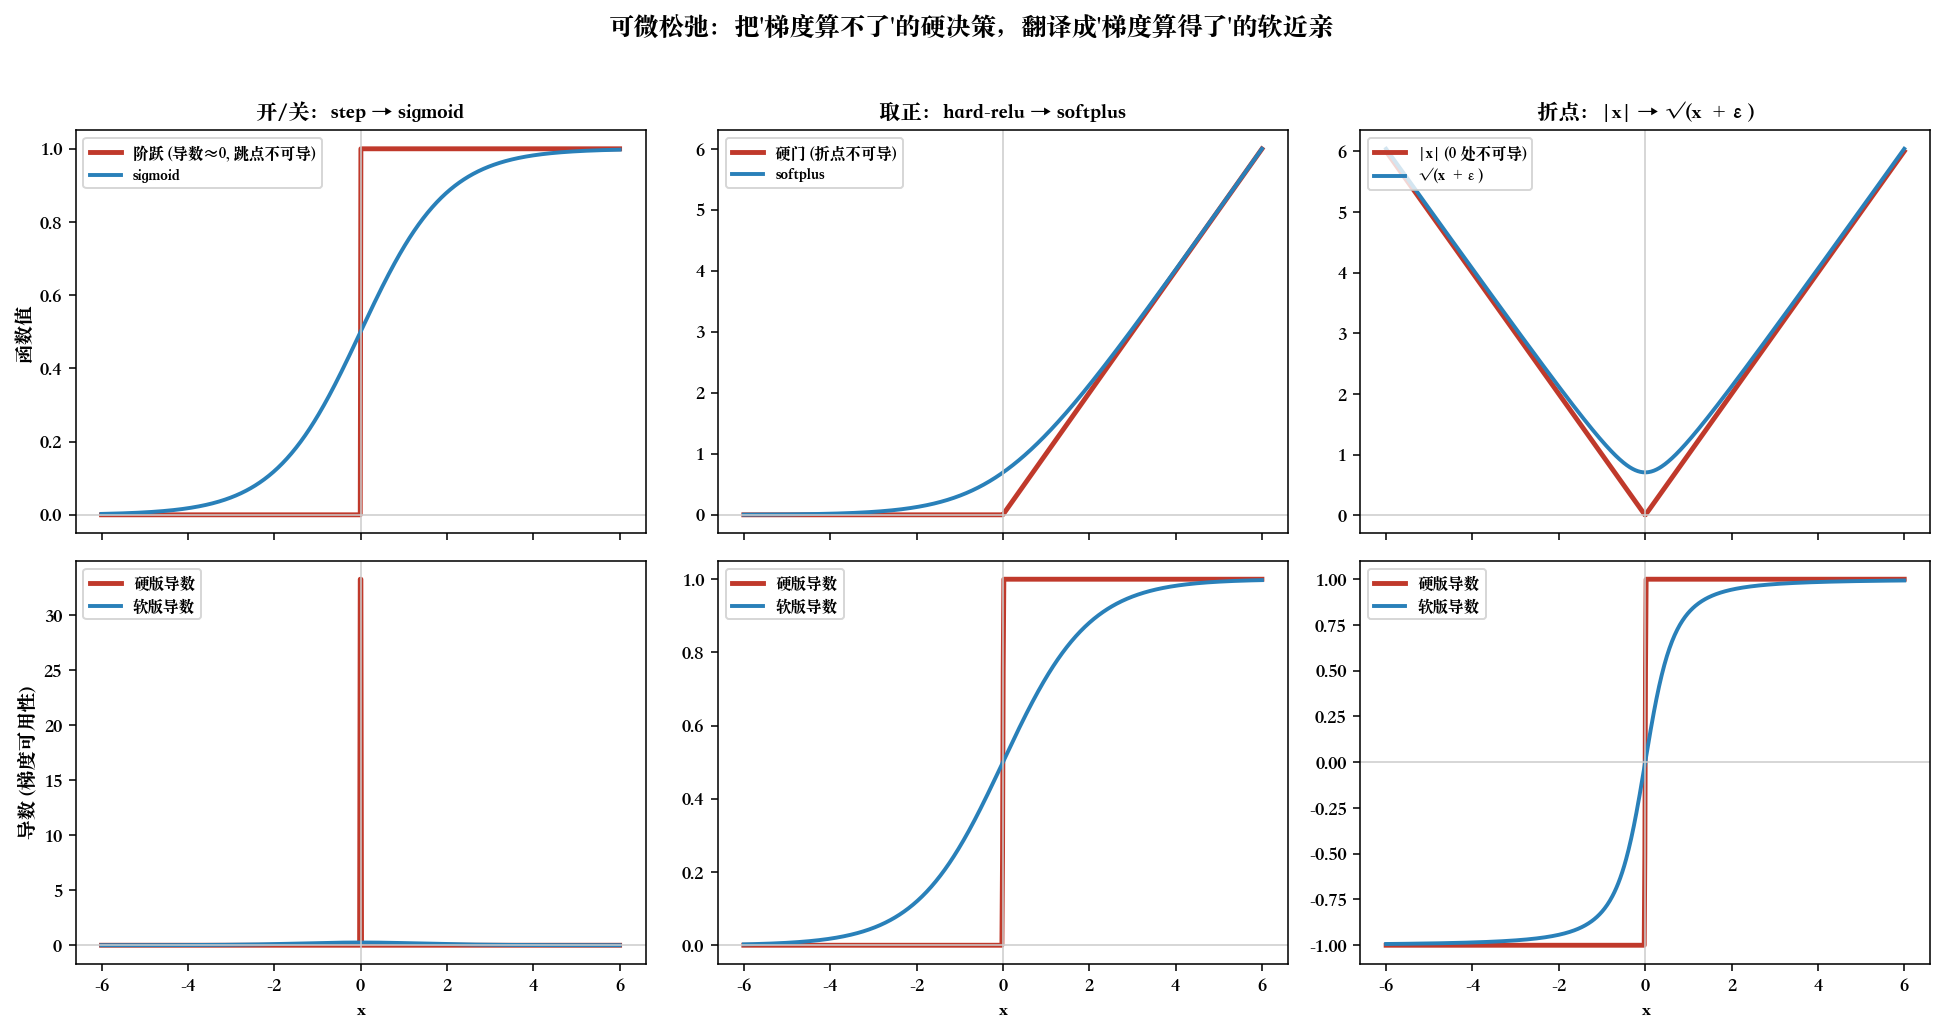

Recreate this plot in Python.
"""differentiable_relaxations.py
================================================================================
Chapter 0.96.4 · 可微松弛全家福

softmax 只是一个母题的一个实例。母题是：
    把一个离散 / 不连续的决策，换成它的可微松弛，好让梯度这台计算机继续跑。

三组"硬 vs 软"并排，每组画出函数本身与它的导数：
  1. 开/关 :  阶跃 step      → sigmoid          (McCulloch-Pitts 1943 阈值神经元 → 可微)
  2. 取正   :  硬门 hard-relu → softplus log(1+eˣ)
  3. 折点   :  |x| 绝对值     → 平滑 √(x²+ε)     (呼应 Chapter 0.5.1：为什么用平方不用绝对值)

硬版本的导数要么处处为 0、要么在折点不存在；软版本处处有良定义的梯度。
这就是"连续性/可微性是让梯度下降能跑的工程前提"的图像证明。

运行：  python ch00_96_computability/differentiable_relaxations.py
================================================================================
"""

import numpy as np
import matplotlib.pyplot as plt


def main():
    x = np.linspace(-6, 6, 800)
    dx = x[1] - x[0]

    def numgrad(y):                        # 数值导数（中心差分），用来画"梯度"
        g = np.gradient(y, dx)
        return g

    # 三组硬 / 软 -----------------------------------------------------------
    step = (x > 0).astype(float)
    sigmoid = 1 / (1 + np.exp(-x))

    hard_relu = np.maximum(0, x)
    softplus = np.log1p(np.exp(-np.abs(x))) + np.maximum(x, 0)   # 稳定版 log(1+eˣ)

    absx = np.abs(x)
    smooth_abs = np.sqrt(x**2 + 0.5)

    groups = [
        ("开/关：step → sigmoid", step, sigmoid, "阶跃 (导数≈0, 跳点不可导)", "sigmoid"),
        ("取正：hard-relu → softplus", hard_relu, softplus, "硬门 (折点不可导)", "softplus"),
        ("折点：|x| → √(x²+ε)", absx, smooth_abs, "|x| (0 处不可导)", "√(x²+ε)"),
    ]

    fig, axes = plt.subplots(2, 3, figsize=(14, 7.5), sharex=True)

    for j, (title, hard, soft, hlbl, slbl) in enumerate(groups):
        # 上排：函数值
        ax = axes[0, j]
        ax.plot(x, hard, color="#c0392b", lw=2.5, label=hlbl)
        ax.plot(x, soft, color="#2980b9", lw=2, label=slbl)
        ax.set_title(title, fontweight="bold", fontsize=11)
        ax.legend(fontsize=8, loc="upper left")
        ax.axhline(0, color="#ccc", lw=0.8)
        ax.axvline(0, color="#ccc", lw=0.8)
        if j == 0:
            ax.set_ylabel("函数值")

        # 下排：导数（梯度）
        ax = axes[1, j]
        ax.plot(x, numgrad(hard), color="#c0392b", lw=2.5, label="硬版导数")
        ax.plot(x, numgrad(soft), color="#2980b9", lw=2, label="软版导数")
        ax.axhline(0, color="#ccc", lw=0.8)
        ax.axvline(0, color="#ccc", lw=0.8)
        ax.set_xlabel("x")
        ax.legend(fontsize=8, loc="upper left")
        if j == 0:
            ax.set_ylabel("导数 (梯度可用性)")

    fig.suptitle(
        "可微松弛：把'梯度算不了'的硬决策，翻译成'梯度算得了'的软近亲",
        fontsize=13, fontweight="bold")
    fig.tight_layout(rect=(0, 0, 1, 0.96))
    out = "differentiable_relaxations.png"
    fig.savefig(out, dpi=140, bbox_inches="tight")
    print(f"图已保存到 {out}")
    print("硬版的导数处处为 0 或在折点缺失；软版处处有良定义的梯度 —— 这就是加软化层的理由。")


if __name__ == "__main__":
    plt.rcParams["font.sans-serif"] = [
        "PingFang SC", "Heiti SC", "Songti SC",
        "Noto Sans CJK SC", "WenQuanYi Zen Hei", "Arial Unicode MS",
    ]
    plt.rcParams["axes.unicode_minus"] = False
    main()
